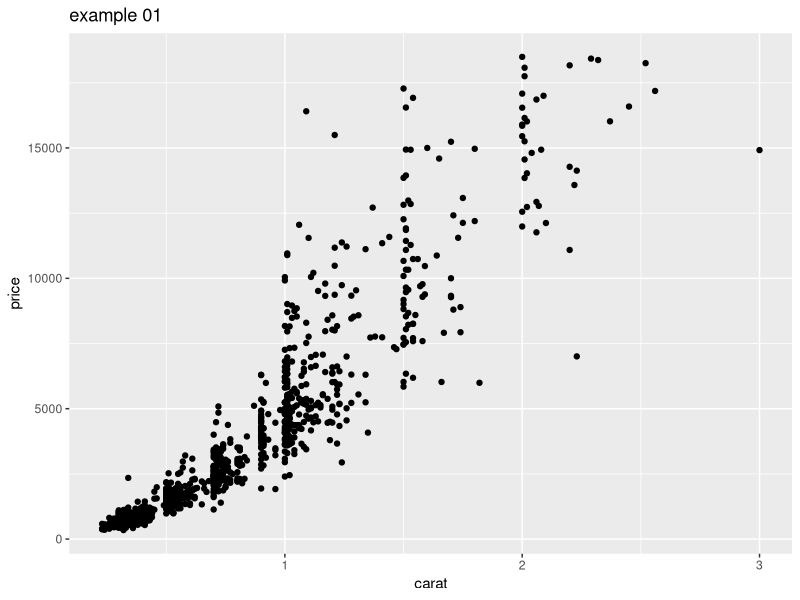
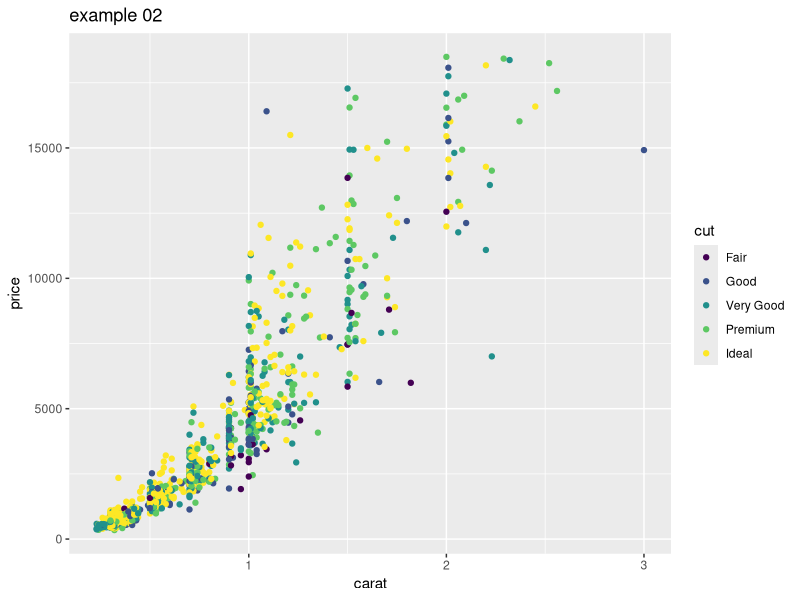

Generate these figures, in order, with R:
# Activity 01_03: mapping data to graphical elements with aesthetics

library(ggplot2)

set.seed(42)
small <- diamonds[sample(nrow(diamonds),1000),] 

head(small)

# example 01
ggplot(small) + geom_point(aes(x = carat, y = price)) + ggtitle('example 01')

# example 02
ggplot(small) + geom_point(aes(x = carat, y = price, color = cut))  + ggtitle('example 02')


